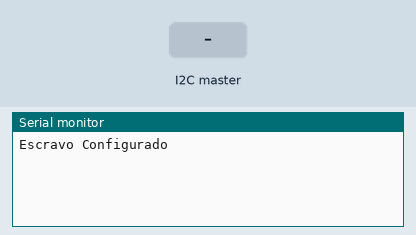
Recording of a sketch running on a simulated Arduino Uno, built with avr-gcc and run on an emulated ATmega328P. Shown: the last lines printed to the serial monitor. The test bench sets the inputs (shaded band).

Above: at 1.2 s.
1.3 s: the I2C master sends the byte 1
At 2.1 s:
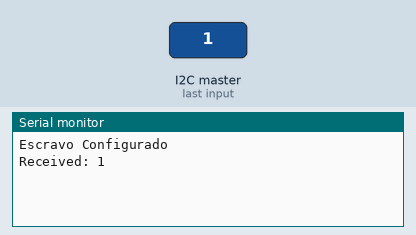
2.8 s: the I2C master sends the byte 0
At 3.2 s:
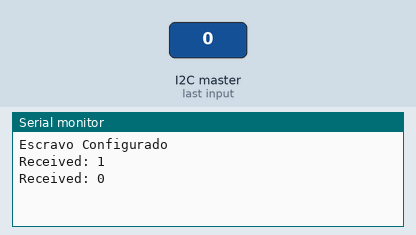

Measured:
- after the input at 1.3 s, the serial monitor: prints a new line at once (image 1)
- after the input at 2.8 s, the serial monitor: prints a new line at once (image 2)

The sketch:

SLAVE.ino
```cpp
#include <Wire.h>

#define SLAVE_ADDRESS 0x60
int x = 0;
void setup()
{
  Wire.begin(SLAVE_ADDRESS);
  Wire.onReceive(receiveEvent);
  Wire.onRequest(requestEvent);
  Serial.begin(9600);
  Serial.println("Escravo Configurado");
}

void loop()
{
  delay(100);
}

void requestEvent()
{
  Serial.print("Request from Master. Sending: ");
  Serial.print(x);
  Serial.print("\n");

  Wire.write((char)x);
}

void receiveEvent(int bytes)
{
  if(Wire.available() != 0)
  {
    for(int i = 0; i< bytes; i++)
    {
      x = (int)Wire.read();
      Serial.print("Received: ");
      Serial.print(x);
      Serial.print("\n");
    }
  }
}
```
